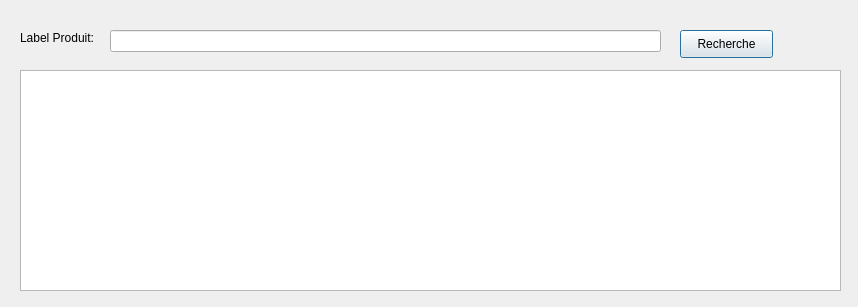
<?xml version="1.0" encoding="UTF-8"?>
<ui version="4.0">
 <class>RechercheProduit</class>
 <widget class="QDialog" name="RechercheProduit">
  <property name="geometry">
   <rect>
    <x>0</x>
    <y>0</y>
    <width>858</width>
    <height>307</height>
   </rect>
  </property>
  <property name="windowTitle">
   <string>Dialog</string>
  </property>
  <widget class="QPushButton" name="btnRechercheProduit">
   <property name="geometry">
    <rect>
     <x>680</x>
     <y>30</y>
     <width>93</width>
     <height>28</height>
    </rect>
   </property>
   <property name="text">
    <string>Recherche</string>
   </property>
  </widget>
  <widget class="QLineEdit" name="txtRechercheProduit">
   <property name="geometry">
    <rect>
     <x>110</x>
     <y>30</y>
     <width>551</width>
     <height>22</height>
    </rect>
   </property>
  </widget>
  <widget class="QLabel" name="label">
   <property name="geometry">
    <rect>
     <x>20</x>
     <y>30</y>
     <width>81</width>
     <height>16</height>
    </rect>
   </property>
   <property name="text">
    <string>Label Produit: </string>
   </property>
  </widget>
  <widget class="QTableView" name="tableView">
   <property name="geometry">
    <rect>
     <x>20</x>
     <y>70</y>
     <width>821</width>
     <height>221</height>
    </rect>
   </property>
  </widget>
 </widget>
 <resources/>
 <connections/>
</ui>
